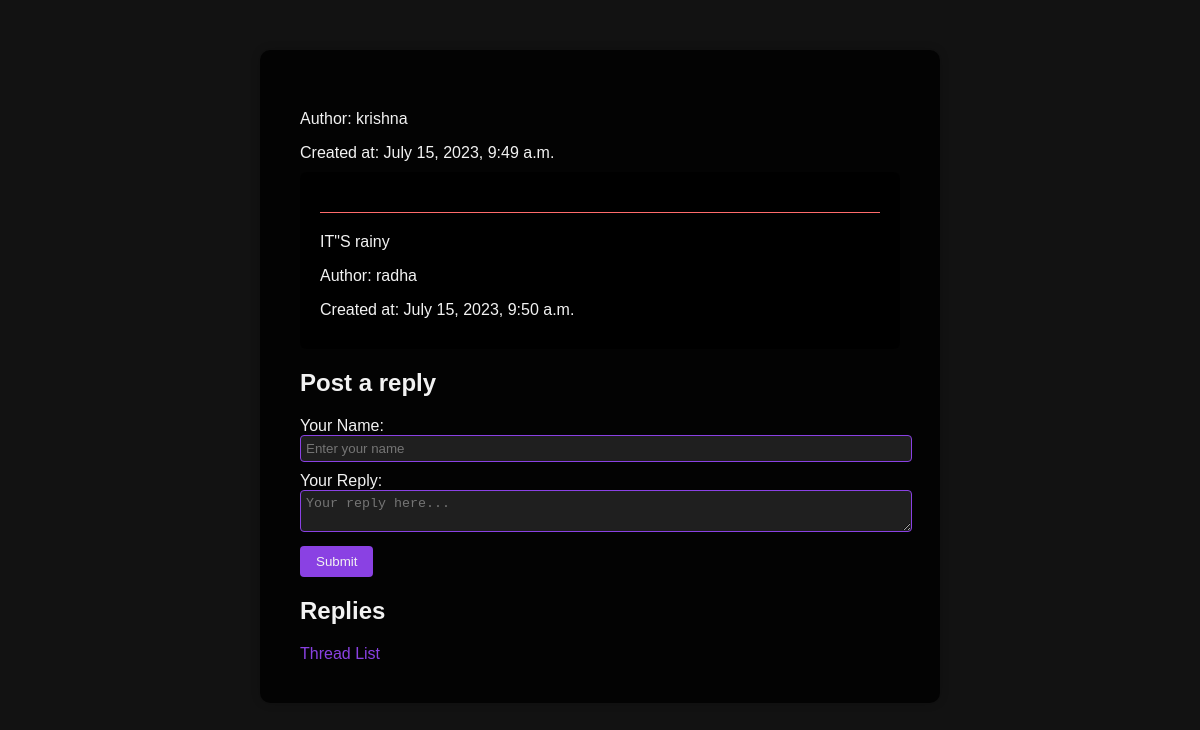
Page /thread/3/ on the committed database.
### forum/models.py (models this page shows, shortened)
class Thread(models.Model):
    title = models.CharField(max_length=200)
    created_at = models.DateTimeField(auto_now_add=True)
    author = models.ForeignKey(User, on_delete=models.CASCADE)

class Post(models.Model):
    content = models.TextField()
    created_at = models.DateTimeField(auto_now_add=True)
    thread = models.ForeignKey(Thread, on_delete=models.CASCADE)
    author_name = models.CharField(max_length=100)

### forum/views.py (the view)
# urls.py: path('thread/<int:thread_id>/', views.thread_detail, name='thread_detail'),
def thread_detail(request, thread_id):
    thread = Thread.objects.get(id=thread_id)
    posts = Post.objects.filter(thread=thread)
    return render(request, 'thread_detail.html', {'thread': thread, 'posts': posts})

### template/thread_detail.html (shortened to what this page needs)
<!DOCTYPE html>
<html>
<head>
</head>
<body>
  <div id="background-container"></div>
  <div class="container">
    <p>Author: {{ thread.author }}</p>
    <p>Created at: {{ thread.created_at }}</p>
    {% for post in posts %}
      <div class="thread-section">
        <hr>
        <p>{{ post.content }}</p>
        <p>Author: {{ post.author_name }}</p>
        <p>Created at: {{ post.created_at }}</p>
      </div>
    {% endfor %}
    <div class="reply-form">
      <h2>Post a reply</h2>
      <form action="{% url 'create_post' thread.id %}" method="post">
        <label for="author_name">Your Name:</label>
        <input type="text" name="author_name" id="author_name" placeholder="Enter your name" required><br>
        <label for="content">Your Reply:</label>
        <textarea name="content" id="content" placeholder="Your reply here..." required></textarea><br>
        <input type="submit" value="Submit">
      </form>
    </div>
    <div class="replies">
      <h2>Replies</h2>
    </div>
    <a href="{% url 'thread_list' %}">Thread List</a>
  </div>
</body>
</html>

### template/thread_detail.html (style rules this page uses)
body { font-family: Arial, sans-serif; background-color: #121212; color: #f2f2f2; margin: 0; padding: 0; }
#background-container { position: fixed; top: 0; left: 0; width: 100%; height: 100%; z-index: -1; background-size: cover; background-position: center; animation: fadeIn 1s; }
.container { max-width: 600px; margin: 50px auto; padding: 40px; background-color: rgba(0, 0, 0, 0.8); border-radius: 10px; box-shadow: 0 0 10px rgba(0, 0, 0, 0.2); animation: fadeIn 1s; }
p { margin-bottom: 10px; color: #f2f2f2; }
hr { border: none; border-top: 1px solid #ff6b6b; margin: 20px 0; }
a { display: inline-block; margin-right: 10px; color: #8a41e3; text-decoration: none; transition: color 0.3s ease; }
.thread-section { padding: 20px; background-color: rgba(0, 0, 0, 0.8); border-radius: 6px; box-shadow: 0 0 5px rgba(0, 0, 0, 0.4); animation: fadeIn 1s; transition: transform 0.3s ease; }
.reply-form { margin-top: 20px; }
.reply-form input[type="text"], .reply-form textarea { width: 100%; margin-bottom: 10px; padding: 5px; background-color: #1f1f1f; border: 1px solid #8a41e3; border-radius: 4px; color: #f2f2f2; }
.reply-form input[type="submit"] { background-color: #8a41e3; color: #f2f2f2; border: none; border-radius: 4px; padding: 8px 16px; cursor: pointer; transition: background-color 0.3s ease; }

### rows in the picture
Thread: author "krishna", created_at "July 15, 2023, 9:49 a.m."
Post: content "IT\"S rainy", author_name "radha", created_at "July 15, 2023, 9:50 a.m."
